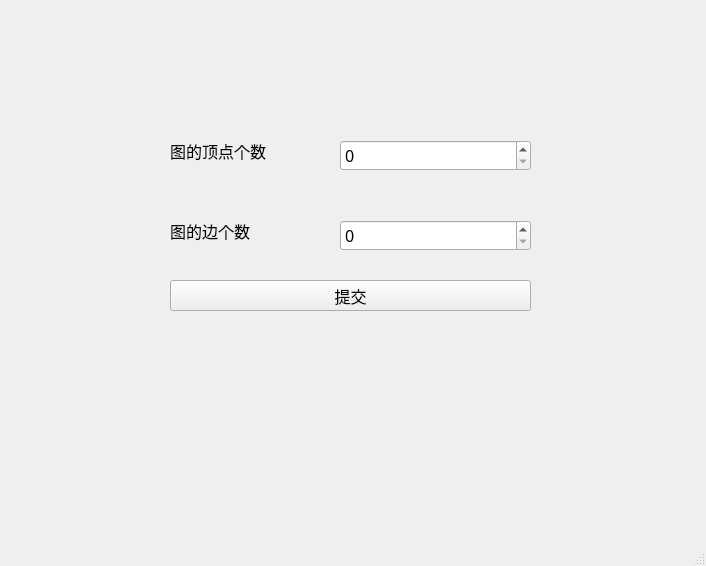
<?xml version="1.0" encoding="UTF-8"?>
<ui version="4.0">
 <class>MainWindow</class>
 <widget class="QMainWindow" name="MainWindow">
  <property name="geometry">
   <rect>
    <x>0</x>
    <y>0</y>
    <width>706</width>
    <height>566</height>
   </rect>
  </property>
  <property name="windowTitle">
   <string>Graph</string>
  </property>
  <widget class="QWidget" name="centralwidget">
   <widget class="QStackedWidget" name="stackedWidget">
    <property name="geometry">
     <rect>
      <x>20</x>
      <y>10</y>
      <width>661</width>
      <height>511</height>
     </rect>
    </property>
    <property name="font">
     <font>
      <family>宋体</family>
      <pointsize>12</pointsize>
     </font>
    </property>
    <property name="currentIndex">
     <number>0</number>
    </property>
    <widget class="QWidget" name="page">
     <widget class="QPushButton" name="pushButton">
      <property name="geometry">
       <rect>
        <x>150</x>
        <y>270</y>
        <width>361</width>
        <height>31</height>
       </rect>
      </property>
      <property name="font">
       <font>
        <family>Agency FB</family>
        <pointsize>12</pointsize>
       </font>
      </property>
      <property name="text">
       <string>提交</string>
      </property>
     </widget>
     <widget class="QSpinBox" name="spinBox">
      <property name="geometry">
       <rect>
        <x>320</x>
        <y>130</y>
        <width>191</width>
        <height>31</height>
       </rect>
      </property>
      <property name="maximum">
       <number>100</number>
      </property>
     </widget>
     <widget class="QLabel" name="label">
      <property name="geometry">
       <rect>
        <x>150</x>
        <y>120</y>
        <width>131</width>
        <height>41</height>
       </rect>
      </property>
      <property name="font">
       <font>
        <family>Agency FB</family>
        <pointsize>12</pointsize>
       </font>
      </property>
      <property name="text">
       <string>图的顶点个数</string>
      </property>
     </widget>
     <widget class="QLabel" name="label_2">
      <property name="geometry">
       <rect>
        <x>150</x>
        <y>210</y>
        <width>111</width>
        <height>21</height>
       </rect>
      </property>
      <property name="font">
       <font>
        <family>Agency FB</family>
        <pointsize>12</pointsize>
       </font>
      </property>
      <property name="text">
       <string>图的边个数</string>
      </property>
     </widget>
     <widget class="QSpinBox" name="spinBox_2">
      <property name="geometry">
       <rect>
        <x>320</x>
        <y>210</y>
        <width>191</width>
        <height>31</height>
       </rect>
      </property>
      <property name="maximum">
       <number>100</number>
      </property>
     </widget>
    </widget>
    <widget class="QWidget" name="page_2">
     <widget class="QLabel" name="label_3">
      <property name="geometry">
       <rect>
        <x>0</x>
        <y>60</y>
        <width>71</width>
        <height>21</height>
       </rect>
      </property>
      <property name="font">
       <font>
        <family>Agency FB</family>
        <pointsize>12</pointsize>
       </font>
      </property>
      <property name="text">
       <string>顶点数：</string>
      </property>
     </widget>
     <widget class="QLabel" name="label_4">
      <property name="geometry">
       <rect>
        <x>180</x>
        <y>60</y>
        <width>51</width>
        <height>21</height>
       </rect>
      </property>
      <property name="font">
       <font>
        <family>Agency FB</family>
        <pointsize>12</pointsize>
       </font>
      </property>
      <property name="text">
       <string>边数：</string>
      </property>
     </widget>
     <widget class="QLabel" name="label_5">
      <property name="geometry">
       <rect>
        <x>90</x>
        <y>60</y>
        <width>61</width>
        <height>21</height>
       </rect>
      </property>
      <property name="font">
       <font>
        <family>宋体</family>
        <pointsize>12</pointsize>
       </font>
      </property>
      <property name="text">
       <string/>
      </property>
     </widget>
     <widget class="QLabel" name="label_6">
      <property name="geometry">
       <rect>
        <x>260</x>
        <y>60</y>
        <width>41</width>
        <height>21</height>
       </rect>
      </property>
      <property name="font">
       <font>
        <family>宋体</family>
        <pointsize>12</pointsize>
       </font>
      </property>
      <property name="text">
       <string/>
      </property>
     </widget>
     <widget class="QLabel" name="label_7">
      <property name="geometry">
       <rect>
        <x>10</x>
        <y>120</y>
        <width>161</width>
        <height>31</height>
       </rect>
      </property>
      <property name="font">
       <font>
        <family>Agency FB</family>
        <pointsize>12</pointsize>
       </font>
      </property>
      <property name="text">
       <string>请输入边的信息</string>
      </property>
     </widget>
     <widget class="QLabel" name="label_8">
      <property name="geometry">
       <rect>
        <x>30</x>
        <y>200</y>
        <width>81</width>
        <height>31</height>
       </rect>
      </property>
      <property name="font">
       <font>
        <family>宋体</family>
        <pointsize>12</pointsize>
       </font>
      </property>
      <property name="text">
       <string>节点U</string>
      </property>
     </widget>
     <widget class="QLabel" name="label_9">
      <property name="geometry">
       <rect>
        <x>160</x>
        <y>200</y>
        <width>81</width>
        <height>31</height>
       </rect>
      </property>
      <property name="font">
       <font>
        <family>宋体</family>
        <pointsize>12</pointsize>
       </font>
      </property>
      <property name="text">
       <string>节点V</string>
      </property>
     </widget>
     <widget class="QLabel" name="label_10">
      <property name="geometry">
       <rect>
        <x>280</x>
        <y>200</y>
        <width>91</width>
        <height>31</height>
       </rect>
      </property>
      <property name="font">
       <font>
        <family>宋体</family>
        <pointsize>12</pointsize>
       </font>
      </property>
      <property name="text">
       <string>权值W</string>
      </property>
     </widget>
     <widget class="QLabel" name="label_11">
      <property name="geometry">
       <rect>
        <x>350</x>
        <y>60</y>
        <width>111</width>
        <height>21</height>
       </rect>
      </property>
      <property name="font">
       <font>
        <family>Agency FB</family>
        <pointsize>12</pointsize>
       </font>
      </property>
      <property name="text">
       <string>已添加边数：</string>
      </property>
     </widget>
     <widget class="QLabel" name="label_12">
      <property name="geometry">
       <rect>
        <x>480</x>
        <y>60</y>
        <width>72</width>
        <height>21</height>
       </rect>
      </property>
      <property name="font">
       <font>
        <family>宋体</family>
        <pointsize>12</pointsize>
       </font>
      </property>
      <property name="text">
       <string/>
      </property>
     </widget>
     <widget class="QLineEdit" name="lineEdit">
      <property name="geometry">
       <rect>
        <x>30</x>
        <y>250</y>
        <width>71</width>
        <height>31</height>
       </rect>
      </property>
      <property name="font">
       <font>
        <family>新宋体</family>
        <pointsize>12</pointsize>
       </font>
      </property>
     </widget>
     <widget class="QLineEdit" name="lineEdit_2">
      <property name="geometry">
       <rect>
        <x>160</x>
        <y>250</y>
        <width>71</width>
        <height>31</height>
       </rect>
      </property>
      <property name="font">
       <font>
        <family>新宋体</family>
        <pointsize>12</pointsize>
       </font>
      </property>
     </widget>
     <widget class="QLineEdit" name="lineEdit_3">
      <property name="geometry">
       <rect>
        <x>280</x>
        <y>250</y>
        <width>71</width>
        <height>31</height>
       </rect>
      </property>
      <property name="font">
       <font>
        <family>新宋体</family>
        <pointsize>12</pointsize>
       </font>
      </property>
     </widget>
     <widget class="QPushButton" name="pushButton_2">
      <property name="geometry">
       <rect>
        <x>30</x>
        <y>340</y>
        <width>93</width>
        <height>28</height>
       </rect>
      </property>
      <property name="font">
       <font>
        <family>Agency FB</family>
        <pointsize>12</pointsize>
       </font>
      </property>
      <property name="text">
       <string>添加</string>
      </property>
     </widget>
     <widget class="QPushButton" name="pushButton_3">
      <property name="geometry">
       <rect>
        <x>170</x>
        <y>340</y>
        <width>93</width>
        <height>28</height>
       </rect>
      </property>
      <property name="font">
       <font>
        <family>Agency FB</family>
        <pointsize>12</pointsize>
       </font>
      </property>
      <property name="text">
       <string>删除</string>
      </property>
     </widget>
     <widget class="QPushButton" name="pushButton_4">
      <property name="geometry">
       <rect>
        <x>500</x>
        <y>460</y>
        <width>93</width>
        <height>28</height>
       </rect>
      </property>
      <property name="text">
       <string>下一步</string>
      </property>
     </widget>
     <widget class="QPushButton" name="pushButton_5">
      <property name="geometry">
       <rect>
        <x>390</x>
        <y>460</y>
        <width>93</width>
        <height>28</height>
       </rect>
      </property>
      <property name="text">
       <string>上一步</string>
      </property>
     </widget>
     <widget class="QTextBrowser" name="textBrowser_4">
      <property name="geometry">
       <rect>
        <x>390</x>
        <y>120</y>
        <width>256</width>
        <height>311</height>
       </rect>
      </property>
     </widget>
    </widget>
    <widget class="QWidget" name="page_3">
     <widget class="QPushButton" name="pushButton_6">
      <property name="geometry">
       <rect>
        <x>80</x>
        <y>170</y>
        <width>261</width>
        <height>51</height>
       </rect>
      </property>
      <property name="text">
       <string>Prime算法构造最小生成树</string>
      </property>
     </widget>
     <widget class="QPushButton" name="pushButton_7">
      <property name="geometry">
       <rect>
        <x>80</x>
        <y>240</y>
        <width>261</width>
        <height>51</height>
       </rect>
      </property>
      <property name="text">
       <string>Kruskal算法构造最小生成树</string>
      </property>
     </widget>
     <widget class="QPushButton" name="pushButton_9">
      <property name="geometry">
       <rect>
        <x>510</x>
        <y>460</y>
        <width>93</width>
        <height>28</height>
       </rect>
      </property>
      <property name="text">
       <string>上一步</string>
      </property>
     </widget>
     <widget class="QPushButton" name="pushButton_13">
      <property name="geometry">
       <rect>
        <x>370</x>
        <y>170</y>
        <width>221</width>
        <height>51</height>
       </rect>
      </property>
      <property name="text">
       <string>点到任意点的最短距离</string>
      </property>
     </widget>
     <widget class="QPushButton" name="pushButton_14">
      <property name="geometry">
       <rect>
        <x>370</x>
        <y>240</y>
        <width>221</width>
        <height>51</height>
       </rect>
      </property>
      <property name="text">
       <string>任意点之间的最短距离</string>
      </property>
     </widget>
     <widget class="QPushButton" name="pushButton_8">
      <property name="geometry">
       <rect>
        <x>80</x>
        <y>320</y>
        <width>511</width>
        <height>41</height>
       </rect>
      </property>
      <property name="text">
       <string>邻接链表</string>
      </property>
     </widget>
    </widget>
    <widget class="QWidget" name="page_4">
     <widget class="QTextBrowser" name="textBrowser">
      <property name="geometry">
       <rect>
        <x>30</x>
        <y>20</y>
        <width>601</width>
        <height>431</height>
       </rect>
      </property>
     </widget>
     <widget class="QPushButton" name="pushButton_10">
      <property name="geometry">
       <rect>
        <x>530</x>
        <y>470</y>
        <width>93</width>
        <height>28</height>
       </rect>
      </property>
      <property name="text">
       <string>上一步</string>
      </property>
     </widget>
    </widget>
    <widget class="QWidget" name="page_5">
     <widget class="QLabel" name="label_13">
      <property name="geometry">
       <rect>
        <x>120</x>
        <y>70</y>
        <width>51</width>
        <height>21</height>
       </rect>
      </property>
      <property name="text">
       <string>节点U</string>
      </property>
     </widget>
     <widget class="QLabel" name="label_14">
      <property name="geometry">
       <rect>
        <x>360</x>
        <y>70</y>
        <width>71</width>
        <height>21</height>
       </rect>
      </property>
      <property name="text">
       <string>节点V</string>
      </property>
     </widget>
     <widget class="QLineEdit" name="lineEdit_4">
      <property name="geometry">
       <rect>
        <x>120</x>
        <y>100</y>
        <width>81</width>
        <height>31</height>
       </rect>
      </property>
     </widget>
     <widget class="QLineEdit" name="lineEdit_5">
      <property name="geometry">
       <rect>
        <x>360</x>
        <y>100</y>
        <width>71</width>
        <height>31</height>
       </rect>
      </property>
     </widget>
     <widget class="QLabel" name="label_15">
      <property name="geometry">
       <rect>
        <x>120</x>
        <y>210</y>
        <width>261</width>
        <height>41</height>
       </rect>
      </property>
      <property name="text">
       <string>节点U到节点V的最短距离为：</string>
      </property>
     </widget>
     <widget class="QLabel" name="label_16">
      <property name="geometry">
       <rect>
        <x>400</x>
        <y>220</y>
        <width>72</width>
        <height>21</height>
       </rect>
      </property>
      <property name="text">
       <string/>
      </property>
     </widget>
     <widget class="QPushButton" name="pushButton_11">
      <property name="geometry">
       <rect>
        <x>510</x>
        <y>440</y>
        <width>93</width>
        <height>28</height>
       </rect>
      </property>
      <property name="text">
       <string>返回</string>
      </property>
     </widget>
     <widget class="QPushButton" name="pushButton_12">
      <property name="geometry">
       <rect>
        <x>510</x>
        <y>100</y>
        <width>93</width>
        <height>28</height>
       </rect>
      </property>
      <property name="text">
       <string>提交</string>
      </property>
     </widget>
    </widget>
    <widget class="QWidget" name="page_6">
     <widget class="QLabel" name="label_17">
      <property name="geometry">
       <rect>
        <x>90</x>
        <y>40</y>
        <width>72</width>
        <height>21</height>
       </rect>
      </property>
      <property name="text">
       <string>节点U</string>
      </property>
     </widget>
     <widget class="QLineEdit" name="lineEdit_6">
      <property name="geometry">
       <rect>
        <x>170</x>
        <y>40</y>
        <width>71</width>
        <height>21</height>
       </rect>
      </property>
     </widget>
     <widget class="QPushButton" name="pushButton_15">
      <property name="geometry">
       <rect>
        <x>330</x>
        <y>40</y>
        <width>93</width>
        <height>28</height>
       </rect>
      </property>
      <property name="text">
       <string>提交</string>
      </property>
     </widget>
     <widget class="QTextBrowser" name="textBrowser_2">
      <property name="geometry">
       <rect>
        <x>60</x>
        <y>100</y>
        <width>541</width>
        <height>341</height>
       </rect>
      </property>
     </widget>
     <widget class="QPushButton" name="pushButton_16">
      <property name="geometry">
       <rect>
        <x>510</x>
        <y>460</y>
        <width>93</width>
        <height>28</height>
       </rect>
      </property>
      <property name="text">
       <string>返回</string>
      </property>
     </widget>
    </widget>
    <widget class="QWidget" name="page_7">
     <widget class="QTextBrowser" name="textBrowser_3">
      <property name="geometry">
       <rect>
        <x>40</x>
        <y>20</y>
        <width>581</width>
        <height>391</height>
       </rect>
      </property>
     </widget>
     <widget class="QPushButton" name="pushButton_17">
      <property name="geometry">
       <rect>
        <x>510</x>
        <y>440</y>
        <width>93</width>
        <height>28</height>
       </rect>
      </property>
      <property name="text">
       <string>返回</string>
      </property>
     </widget>
    </widget>
   </widget>
  </widget>
  <widget class="QMenuBar" name="menubar">
   <property name="geometry">
    <rect>
     <x>0</x>
     <y>0</y>
     <width>706</width>
     <height>25</height>
    </rect>
   </property>
  </widget>
  <widget class="QStatusBar" name="statusbar"/>
 </widget>
 <resources/>
 <connections/>
</ui>
